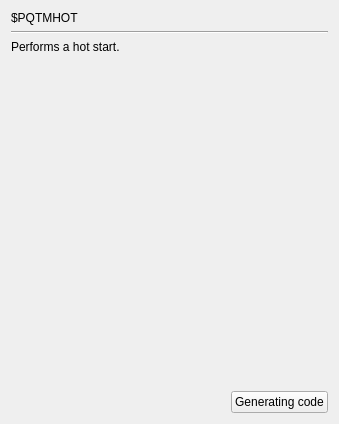
     <widget class="QWidget" name="page_PQTMHOT">
      <layout class="QGridLayout" name="gridLayout_229">
       <item row="0" column="0" colspan="2">
        <widget class="QLabel" name="label_490">
         <property name="text">
          <string>$PQTMHOT</string>
         </property>
        </widget>
       </item>
       <item row="1" column="0" colspan="2">
        <widget class="Line" name="line_123">
         <property name="orientation">
          <enum>Qt::Horizontal</enum>
         </property>
        </widget>
       </item>
       <item row="2" column="0" colspan="2">
        <widget class="QLabel" name="label_476">
         <property name="text">
          <string>Performs a hot start.</string>
         </property>
        </widget>
       </item>
       <item row="3" column="1">
        <spacer name="verticalSpacer_123">
         <property name="orientation">
          <enum>Qt::Vertical</enum>
         </property>
         <property name="sizeHint" stdset="0">
          <size>
           <width>20</width>
           <height>331</height>
          </size>
         </property>
        </spacer>
       </item>
       <item row="4" column="0">
        <spacer name="horizontalSpacer_123">
         <property name="orientation">
          <enum>Qt::Horizontal</enum>
         </property>
         <property name="sizeHint" stdset="0">
          <size>
           <width>214</width>
           <height>18</height>
          </size>
         </property>
        </spacer>
       </item>
       <item row="4" column="1">
        <widget class="QPushButton" name="GC_PQTMHOT">
         <property name="text">
          <string>Generating code</string>
         </property>
        </widget>
       </item>
      </layout>
     </widget>
